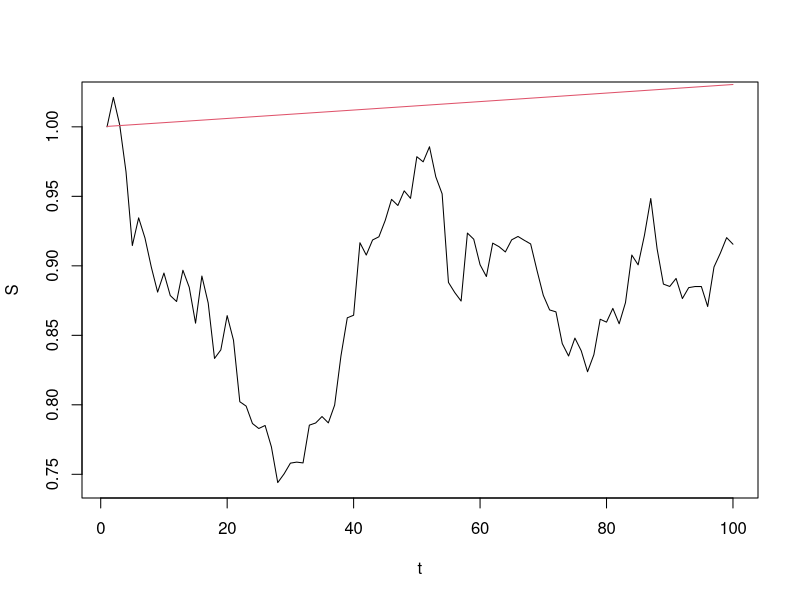

Recreate this plot in R.
sim.logS <- function(S_0, mu, sigma, T_, N) {
  dt <- T_/N
  muT <- (mu - 0.5*sigma^2)
  
  logS_t <- vector("double", N)
  logS_t[1] <- as.numeric(log(S_0))
  
  BM <- rnorm(N,mean = 0, sd = sqrt(dt))
  
  for (i in 2:N) {
    logS_t[i] <- muT*dt + sigma*BM[i-1] + logS_t[i - 1]
  }
  return(logS_t)
}

f_1 <- function(t) (log(B_0) + r*dt*(t))

parameters <- read.table("input.txt", sep=",")

S_0 <- as.numeric(parameters[1])
B_0 <- as.numeric(parameters[2])
mu <- as.numeric(parameters[3])
sigma <- as.numeric(parameters[4])
r <- as.numeric(parameters[5])
T_ <- as.numeric(parameters[6])
p <- as.numeric(parameters[7])
N <- as.numeric(parameters[8])
M <- as.numeric(parameters[9])

dt <- T_/N
t <- 1:N

logS_t <- sim.logS(S_0,mu, sigma, T_, N)
S <- exp(logS_t)

s_t <- data.frame(t,S)

png("partc.png")

plot(t, S, type="l", ylim = c(min(S), max(S)))
lines(t, exp(f_1(t)), type="l", ylim = c(1,max(exp(f_1(t)))), col = 2)
dev.off()






